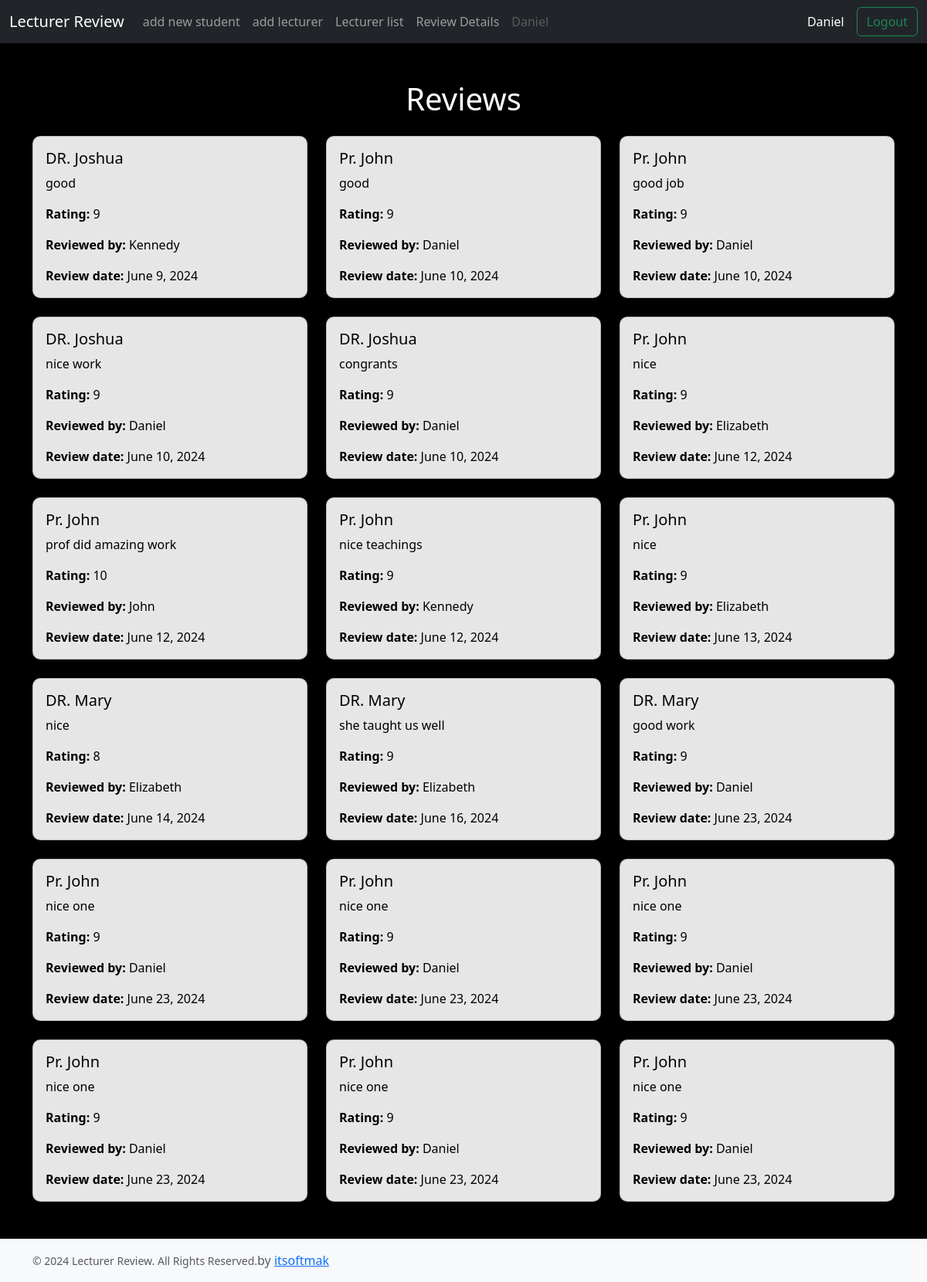
The page /review_list (signed in) on the database its author committed.
### students/models.py (models this page shows, shortened)
class Review_detail(models.Model):
    lecturer = models.ForeignKey(Lecturer, on_delete=models.CASCADE)
    student = models.ForeignKey(Student, on_delete=models.CASCADE)
    comment = models.TextField()
    rating = models.IntegerField()
    review_date = models.DateField(default=timezone.now)

class Lecturer(models.Model):
    name = models.CharField(max_length=100)
    email = models.EmailField()
    department = models.CharField(max_length=100)

class Student(models.Model):
    username = models.CharField(max_length=20)
    first_name = models.CharField(max_length=20)
    last_name = models.CharField(max_length=20)
    phone = models.CharField(max_length=15)
    email = models.EmailField()
    user = models.ForeignKey(User, on_delete=models.CASCADE)
    year_of_study = models.IntegerField()
    program = models.CharField(max_length=100)
    reg_no = models.CharField(max_length=100)
    password= models.CharField(max_length=100)

### students/views.py (the view)
# urls.py: path("review_list", review_list, name="review_list"),
def review_list(request):
    reviews = Review_detail.objects.all()
    context = {
        'reviews': reviews
    }
    return render(request, 'review_list.html', context)

### students/context_processors.py (called while the page is built)
def lecturers(request):
    return {'lecturers': Lecturer.objects.all()}

### students/templates/review_list.html (shortened to what this page needs)
{% extends 'base.html' %}
{% block main %}
<div class="container mt-5">
  <h1 class="text-center mb-4">Reviews</h1>
  <div class="row">
    {% for review in reviews %}
    <div class="col-md-4">
      <div class="card mb-4 shadow-sm">
        <div class="card-body">
          <h5 class="card-title">{{ review.lecturer.name }}</h5>
          <p class="card-text">{{ review.comment }}</p>
          <p class="card-text"><strong>Rating:</strong> {{ review.rating }}</p>
          <p class="card-text"><strong>Reviewed by:</strong> {{ review.student.first_name }}</p>
          <p class="card-text"><strong>Review date:</strong> {{ review.review_date }}</p>
        </div>
      </div>
    </div>
    {% empty %}
    <div class="col">
      <div class="alert alert-warning" role="alert">
        No reviews yet.
      </div>
    </div>
    {% endfor %}
  </div>
</div>
{% endblock %}

### students/templates/base.html (shortened to what this page needs)
<!doctype html>
<html lang="en" class="h-100" data-bs-theme="auto">
<head>
  <link href="https://cdn.jsdelivr.net/npm/bootstrap@5.3.3/dist/css/bootstrap.min.css" rel="stylesheet">
</head>
<body class="d-flex flex-column h-100">
  <header>
    <nav class="navbar navbar-expand-md navbar-dark fixed-top bg-dark mb-3">
      <div class="container-fluid">
        <a class="navbar-brand" href="#">Lecturer Review</a>
        <div class="collapse navbar-collapse" id="navbarCollapse">
          <ul class="navbar-nav me-auto mb-2 mb-md-0">
            {% if user.is_authenticated %}
              {% if user.is_superuser %}
                <li class="nav-item">
                  <a class="nav-link" href="register_page">add new student</a>
                </li>
                <li class="nav-item">
                  <a class="nav-link" href="lecturer">add lecturer</a>
                </li>
                <li class="nav-item">
                  <a class="nav-link" href="lecturer_list">Lecturer list</a>
                </li>
                <li class="nav-item">
                  <a class="nav-link" href="review_list">Review Details</a>
                </li>
              {% endif %}
              <li class="nav-item d-flex">
                <a class="nav-link disabled" aria-disabled="true">{{ user.first_name }}</a>
              </li>
            {% endif %}
          </ul>
          {% if user.is_authenticated %}
          <li class="nav-item d-flex mx-3">
            <a class="nav-link disabled" aria-disabled="true">{{ user.first_name }}</a>
          </li>
          <form class="d-flex" action="{% url 'logout' %}" method="POST">
            <button class="btn btn-outline-success" type="submit">Logout</button>
          </form>
          {% endif %}
        </div>
      </div>
    </nav>
  </header>
  <main class="flex-shrink-0 mb-4">
    <div>
      {% block main %}
      {% endblock %}
    </div>
  </main>
  <footer class="footer mt-auto py-3 ">
    <div class="container">
      <span class="text-body-secondary"><small>&copy; 2024 Lecturer Review. All Rights Reserved.</small>by <a href="https://github.com/itmakai">itsoftmak</a></span>
    </div>
  </footer>
</body>
</html>

### students/templates/base.html (style rules this page uses)
body { background-color: #090225; color: white; }
body { padding-top: 56px; }
footer { background-color: #f8f9fa; color: #6c757d; }

### students/templates/review_list.html (style rules this page uses)
body { background-size: cover; color: #fff; background-color: black; }
.card { background: rgba(255, 255, 255, 0.9); border-radius: 10px; }
.card-title, .card-text { color: #000; }

### rows shown on the page
Review_detail: lecturer.name "DR. Joshua", comment "good", rating "9", student.first_name "Kennedy", review_date "June 9, 2024"
Review_detail: lecturer.name "Pr. John", comment "good", rating "9", student.first_name "Daniel", review_date "June 10, 2024"
Review_detail: lecturer.name "Pr. John", comment "good job", rating "9", student.first_name "Daniel", review_date "June 10, 2024"
Review_detail: lecturer.name "DR. Joshua", comment "nice work", rating "9", student.first_name "Daniel", review_date "June 10, 2024"
Review_detail: lecturer.name "DR. Joshua", comment "congrants", rating "9", student.first_name "Daniel", review_date "June 10, 2024"
Review_detail: lecturer.name "Pr. John", comment "nice", rating "9", student.first_name "Elizabeth", review_date "June 12, 2024"
Review_detail: lecturer.name "Pr. John", comment "prof did amazing work", rating "10", student.first_name "John", review_date "June 12, 2024"
Review_detail: lecturer.name "Pr. John", comment "nice teachings", rating "9", student.first_name "Kennedy", review_date "June 12, 2024"
Review_detail: lecturer.name "Pr. John", comment "nice", rating "9", student.first_name "Elizabeth", review_date "June 13, 2024"
Review_detail: lecturer.name "DR. Mary", comment "nice", rating "8", student.first_name "Elizabeth", review_date "June 14, 2024"
Review_detail: lecturer.name "DR. Mary", comment "she taught us well", rating "9", student.first_name "Elizabeth", review_date "June 16, 2024"
Review_detail: lecturer.name "DR. Mary", comment "good work", rating "9", student.first_name "Daniel", review_date "June 23, 2024"
Review_detail: lecturer.name "Pr. John", comment "nice one", rating "9", student.first_name "Daniel", review_date "June 23, 2024"
Review_detail: lecturer.name "Pr. John", comment "nice one", rating "9", student.first_name "Daniel", review_date "June 23, 2024"
Review_detail: lecturer.name "Pr. John", comment "nice one", rating "9", student.first_name "Daniel", review_date "June 23, 2024"
Review_detail: lecturer.name "Pr. John", comment "nice one", rating "9", student.first_name "Daniel", review_date "June 23, 2024"
Review_detail: lecturer.name "Pr. John", comment "nice one", rating "9", student.first_name "Daniel", review_date "June 23, 2024"
Review_detail: lecturer.name "Pr. John", comment "nice one", rating "9", student.first_name "Daniel", review_date "June 23, 2024"

### other values the page prints
{{ user.first_name }} "Daniel"
